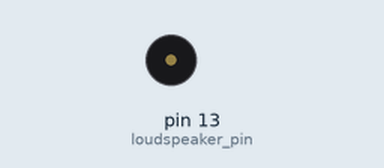
Bench run of a sketch on a simulated Arduino Uno, built with avr-gcc and run on an emulated ATmega328P. On the bench: buzzer (waves = sounding).

Above: at 1.7 s.
At 6.8 s:
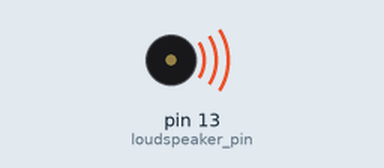
Timing chart, 0 to 7.2 s (numbered marks = the images above):
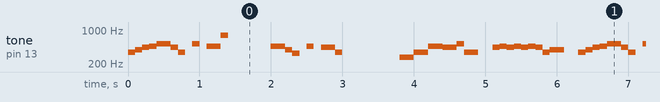

Measured:
- by itself, tone on pin 13 (loudspeaker_pin): plays 349 Hz for 0.10 s, 392 Hz for 0.10 s, 440 Hz for 0.10 s, 466 Hz for 0.10 s, 523 Hz for 0.20 s, 440 Hz for 0.10 s … (637 notes in this stretch)

The sketch:

Arduino_music.ino
```cpp
const int loudspeaker_pin = 13;
const int base_time = 16 * 50; // 16の倍数が都合がいい

void setup() {
  // put your setup code here, to run once:
  pinMode(loudspeaker_pin, OUTPUT);
}

void loop() {
  // put your main code here, to run repeatedly:
  tone(loudspeaker_pin, 349);
  delay(base_time / 8);
  tone(loudspeaker_pin, 392);
  delay(base_time / 8);
  tone(loudspeaker_pin, 440);
  delay(base_time / 8);
  tone(loudspeaker_pin, 466);
  delay(base_time / 8);
  tone(loudspeaker_pin, 523);
  delay(base_time / 4);
  tone(loudspeaker_pin, 440);
  delay(base_time / 8);
  tone(loudspeaker_pin, 349);
  delay(base_time / 8);
  noTone(loudspeaker_pin);
  delay(base_time / 8);
  tone(loudspeaker_pin, 523);
  delay(base_time / 8);
  noTone(loudspeaker_pin);
  delay(base_time / 8);
  tone(loudspeaker_pin, 466);
  delay(base_time / 4);
  tone(loudspeaker_pin, 784);
  delay(base_time / 8);
  noTone(loudspeaker_pin);
  delay(base_time / 4);
  noTone(loudspeaker_pin);
  delay(base_time / 2);
  tone(loudspeaker_pin, 466);
  delay(base_time / 4);
  tone(loudspeaker_pin, 392);
  delay(base_time / 8);
  tone(loudspeaker_pin, 330);
  delay(base_time / 8);
  noTone(loudspeaker_pin);
  delay(base_time / 8);
  tone(loudspeaker_pin, 466);
  delay(base_time / 8);
  noTone(loudspeaker_pin);
  delay(base_time / 8);
  tone(loudspeaker_pin, 440);
  delay(base_time / 4);
  tone(loudspeaker_pin, 349);
  delay(base_time / 8);
  noTone(loudspeaker_pin);
  delay(base_time / 4);
  noTone(loudspeaker_pin);
  delay(base_time / 2);
  noTone(loudspeaker_pin);
  delay(base_time / 4);
  tone(loudspeaker_pin, 277);
  delay(base_time / 4);
  tone(loudspeaker_pin, 349);
  delay(base_time / 4);
  tone(loudspeaker_pin, 466);
  delay(base_time / 4);
  tone(loudspeaker_pin, 440);
  delay(base_time / 4);
  tone(loudspeaker_pin, 523);
  delay(base_time / 8);
  tone(loudspeaker_pin, 349);
  delay(base_time / 4);
  noTone(loudspeaker_pin);
  delay(base_time / 4);
  tone(loudspeaker_pin, 440);
  delay(base_time / 8);
  tone(loudspeaker_pin, 466);
  delay(base_time / 8);
  tone(loudspeaker_pin, 440);
  delay(base_time / 8);
  tone(loudspeaker_pin, 466);
  delay(base_time / 8);
  tone(loudspeaker_pin, 440);
  delay(base_time / 8);
  tone(loudspeaker_pin, 466);
  delay(base_time / 8);
  tone(loudspeaker_pin, 440);
  delay(base_time / 8);
  tone(loudspeaker_pin, 349);
  delay(base_time / 8);
  tone(loudspeaker_pin, 392);
  delay(base_time / 4);
  noTone(loudspeaker_pin);
  delay(base_time / 4);

}
```
